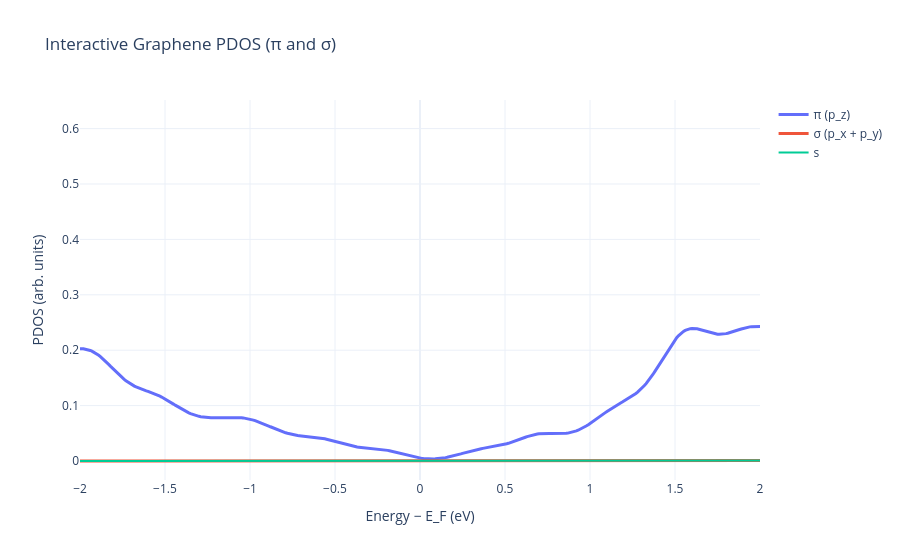

Write notebook code for a chart like this one.
### Code cell
from pdos_plotter import plot_pdos_pi_sigma
import importlib
import pdos_plotter

importlib.reload(pdos_plotter)
# assuming you already have:
# atoms, calc = restart('yourfile.gpw')
plot_pdos_pi_sigma(calc, atoms, atom_indices=[0,1,2,3,], zoom=(-2, 2), save_html=True)

### Figure 1 — Plotly figure (JSON) as saved in the notebook; plotly's stock layout.template omitted (floating-point values rounded to 4 significant figures; data arrays with more than 128 entries replaced by an {"elided": "..."} marker saying what was removed)
{"data": [{"line": {"width": 3}, "mode": "lines", "name": "π (p_z)", "x": {"elided": "2001 float values"}, "y": {"elided": "2001 float values"}, "type": "scatter"}, {"line": {"width": 3}, "mode": "lines", "name": "σ (p_x + p_y)", "x": {"elided": "2001 float values"}, "y": {"elided": "2001 float values"}, "type": "scatter"}, {"line": {"width": 2}, "mode": "lines", "name": "s", "x": {"elided": "2001 float values"}, "y": {"elided": "2001 float values"}, "type": "scatter"}], "layout": {"title": {"text": "Interactive Graphene PDOS (π and σ)"}, "xaxis": {"title": {"text": "Energy − E_F (eV)"}, "range": [-2, 2]}, "yaxis": {"title": {"text": "PDOS (arb. units)"}}, "hovermode": "x unified"}}
